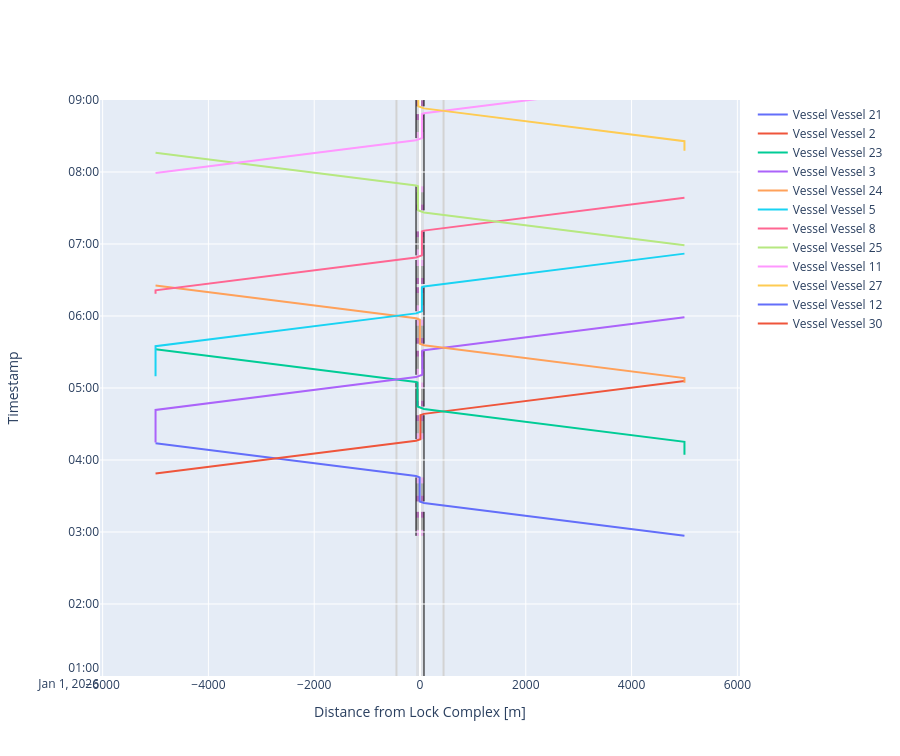

Notebook code for this chart:
### Code cell
# We can plot the time-distance diagram
fig = lock_chamber_II.plot(xlimmin = -6050, 
                           xlimmax = 6050,
                           ylimmin = pd.Timestamp('2026-01-01 01:00:00'),
                           ylimmax = pd.Timestamp('2026-01-01 09:00:00'),
                           method='Plotly')

fig.update_layout(height=cm_to_pixels(20))

### Figure 1 — Plotly figure (JSON) as saved in the notebook; plotly's stock layout.template omitted (floating-point values rounded to 4 significant figures)
{"data": [{"hovertemplate": "Vessel: Vessel 21<br>Distance: %{x:.2f}<br>Time: %{y|%Y-%m-%d %H:%M:%S}<extra></extra>", "line": {"color": "#636EFA", "width": 2}, "mode": "lines", "name": "Vessel Vessel 21", "type": "scatter", "x": [5000.0, 5000.0, 75.0, 75.0, -5.397, -5.397, -5.397, -5.397, -5.397, -5.397, -5.397, -5.397, -75.0, -75.0, -445.0, -5000.0], "xaxis": "x", "y": ["2026-01-01T02:56:48.572846", "2026-01-01T02:56:48.572846", "2026-01-01T03:24:10.239512", "2026-01-01T03:24:10.239512", "2026-01-01T03:25:28.379587", "2026-01-01T03:25:28.379587", "2026-01-01T03:30:28.379587", "2026-01-01T03:30:28.379587", "2026-01-01T03:40:28.379587", "2026-01-01T03:40:28.379587", "2026-01-01T03:45:28.379587", "2026-01-01T03:45:28.379587", "2026-01-01T03:46:36.027849", "2026-01-01T03:46:36.027849", "2026-01-01T03:48:39.361183", "2026-01-01T04:13:57.694516"], "yaxis": "y"}, {"hovertemplate": "Vessel: Vessel 2<br>Distance: %{x:.2f}<br>Time: %{y|%Y-%m-%d %H:%M:%S}<extra></extra>", "line": {"color": "#EF553B", "width": 2}, "mode": "lines", "name": "Vessel Vessel 2", "type": "scatter", "x": [-5000.0, -5000.0, -75.0, -75.0, 6.728, 6.728, 6.728, 6.728, 6.728, 6.728, 6.728, 6.728, 75.0, 75.0, 445.0, 5000.0], "xaxis": "x", "y": ["2026-01-01T03:48:39.775284", "2026-01-01T03:48:39.775284", "2026-01-01T04:16:01.441951", "2026-01-01T04:16:01.441951", "2026-01-01T04:17:20.874903", "2026-01-01T04:17:20.874903", "2026-01-01T04:22:20.874903", "2026-01-01T04:22:20.874903", "2026-01-01T04:32:20.874903", "2026-01-01T04:32:20.874903", "2026-01-01T04:37:20.874903", "2026-01-01T04:37:20.874903", "2026-01-01T04:38:27.230288", "2026-01-01T04:38:27.230288", "2026-01-01T04:40:30.563621", "2026-01-01T05:05:48.896954"], "yaxis": "y"}, {"hovertemplate": "Vessel: Vessel 23<br>Distance: %{x:.2f}<br>Time: %{y|%Y-%m-%d %H:%M:%S}<extra></extra>", "line": {"color": "#00CC96", "width": 2}, "mode": "lines", "name": "Vessel Vessel 23", "type": "scatter", "x": [5000.0, 5000.0, 5000.0, 5000.0, 75.0, 75.0, -47.86, -47.86, -47.86, -47.86, -47.86, -47.86, -47.86, -47.86, -75.0, -75.0, -445.0, -5000.0], "xaxis": "x", "y": ["2026-01-01T04:04:25.399826", "2026-01-01T04:04:25.399826", "2026-01-01T04:15:12.230287", "2026-01-01T04:15:12.230287", "2026-01-01T04:42:33.896954", "2026-01-01T04:42:33.896954", "2026-01-01T04:44:33.306069", "2026-01-01T04:44:33.306069", "2026-01-01T04:49:33.306069", "2026-01-01T04:49:33.306069", "2026-01-01T04:59:33.306069", "2026-01-01T04:59:33.306069", "2026-01-01T05:04:33.306069", "2026-01-01T05:04:33.306069", "2026-01-01T05:04:59.685291", "2026-01-01T05:04:59.685291", "2026-01-01T05:07:03.018624", "2026-01-01T05:32:21.351957"], "yaxis": "y"}, {"hovertemplate": "Vessel: Vessel 3<br>Distance: %{x:.2f}<br>Time: %{y|%Y-%m-%d %H:%M:%S}<extra></extra>", "line": {"color": "#AB63FA", "width": 2}, "mode": "lines", "name": "Vessel Vessel 3", "type": "scatter", "x": [-5000.0, -5000.0, -5000.0, -5000.0, -75.0, -75.0, 43.9, 43.9, 43.9, 43.9, 43.9, 43.9, 43.9, 43.9, 75.0, 75.0, 445.0, 5000.0], "xaxis": "x", "y": ["2026-01-01T04:14:38.398934", "2026-01-01T04:14:38.398934", "2026-01-01T04:41:44.685291", "2026-01-01T04:41:44.685291", "2026-01-01T05:09:06.351957", "2026-01-01T05:09:06.351957", "2026-01-01T05:11:01.915297", "2026-01-01T05:11:01.915297", "2026-01-01T05:16:01.915297", "2026-01-01T05:16:01.915297", "2026-01-01T05:26:01.915297", "2026-01-01T05:26:01.915297", "2026-01-01T05:31:01.915297", "2026-01-01T05:31:01.915297", "2026-01-01T05:31:32.140295", "2026-01-01T05:31:32.140295", "2026-01-01T05:33:35.473628", "2026-01-01T05:58:53.806961"], "yaxis": "y"}, {"hovertemplate": "Vessel: Vessel 24<br>Distance: %{x:.2f}<br>Time: %{y|%Y-%m-%d %H:%M:%S}<extra></extra>", "line": {"color": "#FFA15A", "width": 2}, "mode": "lines", "name": "Vessel Vessel 24", "type": "scatter", "x": [5000.0, 5000.0, 5000.0, 5000.0, 75.0, 75.0, -2.159, -2.159, -2.159, -2.159, -2.159, -2.159, -2.159, -2.159, -75.0, -75.0, -445.0, -5000.0], "xaxis": "x", "y": ["2026-01-01T05:04:22.847493", "2026-01-01T05:04:22.847493", "2026-01-01T05:08:17.140295", "2026-01-01T05:08:17.140295", "2026-01-01T05:35:38.806962", "2026-01-01T05:35:38.806962", "2026-01-01T05:36:53.799240", "2026-01-01T05:36:53.799240", "2026-01-01T05:41:53.799240", "2026-01-01T05:41:53.799240", "2026-01-01T05:51:53.799240", "2026-01-01T05:51:53.799240", "2026-01-01T05:56:53.799240", "2026-01-01T05:56:53.799240", "2026-01-01T05:58:04.595299", "2026-01-01T05:58:04.595299", "2026-01-01T06:00:07.928632", "2026-01-01T06:25:26.261965"], "yaxis": "y"}, {"hovertemplate": "Vessel: Vessel 5<br>Distance: %{x:.2f}<br>Time: %{y|%Y-%m-%d %H:%M:%S}<extra></extra>", "line": {"color": "#19D3F3", "width": 2}, "mode": "lines", "name": "Vessel Vessel 5", "type": "scatter", "x": [-5000.0, -5000.0, -5000.0, -5000.0, -75.0, -75.0, 35.53, 35.53, 35.53, 35.53, 35.53, 35.53, 35.53, 35.53, 75.0, 75.0, 445.0, 5000.0], "xaxis": "x", "y": ["2026-01-01T05:09:41.381390", "2026-01-01T05:09:41.381390", "2026-01-01T05:34:49.595298", "2026-01-01T05:34:49.595298", "2026-01-01T06:02:11.261965", "2026-01-01T06:02:11.261965", "2026-01-01T06:03:58.689996", "2026-01-01T06:03:58.689996", "2026-01-01T06:08:58.689996", "2026-01-01T06:08:58.689996", "2026-01-01T06:18:58.689996", "2026-01-01T06:18:58.689996", "2026-01-01T06:23:58.689996", "2026-01-01T06:23:58.689996", "2026-01-01T06:24:37.050302", "2026-01-01T06:24:37.050302", "2026-01-01T06:26:40.383635", "2026-01-01T06:51:58.716969"], "yaxis": "y"}, {"hovertemplate": "Vessel: Vessel 8<br>Distance: %{x:.2f}<br>Time: %{y|%Y-%m-%d %H:%M:%S}<extra></extra>", "line": {"color": "#FF6692", "width": 2}, "mode": "lines", "name": "Vessel Vessel 8", "type": "scatter", "x": [-5000.0, -5000.0, -5000.0, -5000.0, -75.0, -75.0, 36.08, 36.08, 36.08, 36.08, 36.08, 36.08, 36.08, 36.08, 75.0, 75.0, 445.0, 5000.0], "xaxis": "x", "y": ["2026-01-01T06:18:28.836208", "2026-01-01T06:18:28.836208", "2026-01-01T06:21:22.050303", "2026-01-01T06:21:22.050303", "2026-01-01T06:48:43.716969", "2026-01-01T06:48:43.716969", "2026-01-01T06:50:31.675811", "2026-01-01T06:50:31.675811", "2026-01-01T06:55:31.675811", "2026-01-01T06:55:31.675811", "2026-01-01T07:05:31.675811", "2026-01-01T07:05:31.675811", "2026-01-01T07:10:31.675811", "2026-01-01T07:10:31.675811", "2026-01-01T07:11:09.505307", "2026-01-01T07:11:09.505307", "2026-01-01T07:13:12.838640", "2026-01-01T07:38:31.171973"], "yaxis": "y"}, {"hovertemplate": "Vessel: Vessel 25<br>Distance: %{x:.2f}<br>Time: %{y|%Y-%m-%d %H:%M:%S}<extra></extra>", "line": {"color": "#B6E880", "width": 2}, "mode": "lines", "name": "Vessel Vessel 25", "type": "scatter", "x": [5000.0, 5000.0, 75.0, 75.0, -38.13, -38.13, -38.13, -38.13, -38.13, -38.13, -38.13, -38.13, -75.0, -75.0, -445.0, -5000.0], "xaxis": "x", "y": ["2026-01-01T06:58:53.545411", "2026-01-01T06:58:53.545411", "2026-01-01T07:26:15.212077", "2026-01-01T07:26:15.212077", "2026-01-01T07:28:05.170110", "2026-01-01T07:28:05.170110", "2026-01-01T07:33:05.170110", "2026-01-01T07:33:05.170110", "2026-01-01T07:43:05.170110", "2026-01-01T07:43:05.170110", "2026-01-01T07:48:05.170110", "2026-01-01T07:48:05.170110", "2026-01-01T07:48:41.000414", "2026-01-01T07:48:41.000414", "2026-01-01T07:50:44.333748", "2026-01-01T08:16:02.667081"], "yaxis": "y"}, {"hovertemplate": "Vessel: Vessel 11<br>Distance: %{x:.2f}<br>Time: %{y|%Y-%m-%d %H:%M:%S}<extra></extra>", "line": {"color": "#FF97FF", "width": 2}, "mode": "lines", "name": "Vessel Vessel 11", "type": "scatter", "x": [-5000.0, -5000.0, -75.0, -75.0, 36.14, 36.14, 36.14, 36.14, 36.14, 36.14, 36.14, 36.14, 75.0, 75.0, 445.0, 5000.0], "xaxis": "x", "y": ["2026-01-01T07:59:06.353956", "2026-01-01T07:59:06.353956", "2026-01-01T08:26:28.020622", "2026-01-01T08:26:28.020622", "2026-01-01T08:28:16.038610", "2026-01-01T08:28:16.038610", "2026-01-01T08:33:16.038610", "2026-01-01T08:33:16.038610", "2026-01-01T08:43:16.038610", "2026-01-01T08:43:16.038610", "2026-01-01T08:48:16.038610", "2026-01-01T08:48:16.038610", "2026-01-01T08:48:53.808959", "2026-01-01T08:48:53.808959", "2026-01-01T08:50:57.142293", "2026-01-01T09:16:15.475626"], "yaxis": "y"}, {"hovertemplate": "Vessel: Vessel 27<br>Distance: %{x:.2f}<br>Time: %{y|%Y-%m-%d %H:%M:%S}<extra></extra>", "line": {"color": "#FECB52", "width": 2}, "mode": "lines", "name": "Vessel Vessel 27", "type": "scatter", "x": [5000.0, 5000.0, 5000.0, 5000.0, 75.0, 75.0, -32.18, -32.18, -32.18, -32.18, -32.18, -32.18, -32.18, -32.18, -75.0, -75.0, -445.0, -5000.0], "xaxis": "x", "y": ["2026-01-01T08:17:42.565904", "2026-01-01T08:17:42.565904", "2026-01-01T08:25:38.808959", "2026-01-01T08:25:38.808959", "2026-01-01T08:53:00.475626", "2026-01-01T08:53:00.475626", "2026-01-01T08:54:44.648408", "2026-01-01T08:54:44.648409", "2026-01-01T08:59:44.648409", "2026-01-01T08:59:44.648409", "2026-01-01T09:09:44.648409", "2026-01-01T09:09:44.648409", "2026-01-01T09:14:44.648409", "2026-01-01T09:14:44.648409", "2026-01-01T09:15:26.263963", "2026-01-01T09:15:26.263963", "2026-01-01T09:17:29.597296", "2026-01-01T09:42:47.930629"], "yaxis": "y"}, {"hovertemplate": "Vessel: Vessel 12<br>Distance: %{x:.2f}<br>Time: %{y|%Y-%m-%d %H:%M:%S}<extra></extra>", "line": {"color": "#636EFA", "width": 2}, "mode": "lines", "name": "Vessel Vessel 12", "type": "scatter", "x": [-5000.0, -5000.0, -75.0, -75.0, 8.86, 8.86, 8.86, 8.86, 8.86, 8.86, 8.86, 8.86, 75.0, 75.0, 445.0, 5000.0], "xaxis": "x", "y": ["2026-01-01T09:12:07.119979", "2026-01-01T09:12:07.119979", "2026-01-01T09:39:28.786645", "2026-01-01T09:39:28.786645", "2026-01-01T09:40:50.292410", "2026-01-01T09:40:50.292410", "2026-01-01T09:45:50.292410", "2026-01-01T09:45:50.292410", "2026-01-01T09:55:50.292410", "2026-01-01T09:55:50.292410", "2026-01-01T10:00:50.292410", "2026-01-01T10:00:50.292410", "2026-01-01T10:01:54.574983", "2026-01-01T10:01:54.574983", "2026-01-01T10:03:57.908316", "2026-01-01T10:29:16.241649"], "yaxis": "y"}, {"hovertemplate": "Vessel: Vessel 30<br>Distance: %{x:.2f}<br>Time: %{y|%Y-%m-%d %H:%M:%S}<extra></extra>", "line": {"color": "#EF553B", "width": 2}, "mode": "lines", "name": "Vessel Vessel 30", "type": "scatter", "x": [5000.0, 5000.0, 75.0, 75.0, -10.98, -10.98, -10.98, -10.98, -10.98, -10.98, -10.98, -10.98, -75.0, -75.0, -445.0, -5000.0], "xaxis": "x", "y": ["2026-01-01T10:14:11.646349", "2026-01-01T10:14:11.646349", "2026-01-01T10:41:33.313015", "2026-01-01T10:41:33.313015", "2026-01-01T10:42:56.881112", "2026-01-01T10:42:56.881112", "2026-01-01T10:47:56.881112", "2026-01-01T10:47:56.881112", "2026-01-01T10:57:56.881112", "2026-01-01T10:57:56.881112", "2026-01-01T11:02:56.881112", "2026-01-01T11:02:56.881112", "2026-01-01T11:03:59.101353", "2026-01-01T11:03:59.101353", "2026-01-01T11:06:02.434686", "2026-01-01T11:31:20.768019"], "yaxis": "y"}], "layout": {"height": 756, "shapes": [{"fillcolor": "lightgrey", "layer": "below", "line": {"width": 0}, "name": "Lock Geometry", "opacity": 0.5, "type": "rect", "x0": -75, "x1": 75.0, "y0": "2026-01-01T01:00:00", "y1": "2026-01-01T09:00:00"}, {"fillcolor": "violet", "layer": "below", "line": {"width": 0}, "name": "Lock gate closing", "opacity": 0.5, "type": "rect", "x0": -75, "x1": 75.0, "xref": "x", "y0": "2026-01-01T02:56:48.572846", "y1": "2026-01-01T03:01:48.572846", "yref": "y"}, {"fillcolor": "grey", "layer": "below", "line": {"width": 0}, "name": "Lock levelling", "opacity": 0.5, "type": "rect", "x0": -75, "x1": 75.0, "xref": "x", "y0": "2026-01-01T03:01:48.572846", "y1": "2026-01-01T03:11:48.572846", "yref": "y"}, {"fillcolor": "purple", "layer": "below", "line": {"width": 0}, "name": "Lock gate opening", "opacity": 0.5, "type": "rect", "x0": -75, "x1": 75.0, "xref": "x", "y0": "2026-01-01T03:11:48.572846", "y1": "2026-01-01T03:16:48.572846", "yref": "y"}, {"fillcolor": "purple", "layer": "below", "line": {"width": 0}, "name": "Lock gate closing", "opacity": 0.5, "type": "rect", "x0": -75, "x1": 75.0, "xref": "x", "y0": "2026-01-01T03:25:28.379587", "y1": "2026-01-01T03:30:28.379587", "yref": "y"}, {"fillcolor": "grey", "layer": "below", "line": {"width": 0}, "name": "Lock levelling", "opacity": 0.5, "type": "rect", "x0": -75, "x1": 75.0, "xref": "x", "y0": "2026-01-01T03:30:28.379587", "y1": "2026-01-01T03:40:28.379587", "yref": "y"}, {"fillcolor": "violet", "layer": "below", "line": {"width": 0}, "name": "Lock gate opening", "opacity": 0.5, "type": "rect", "x0": -75, "x1": 75.0, "xref": "x", "y0": "2026-01-01T03:40:28.379587", "y1": "2026-01-01T03:45:28.379587", "yref": "y"}, {"fillcolor": "violet", "layer": "below", "line": {"width": 0}, "name": "Lock gate closing", "opacity": 0.5, "type": "rect", "x0": -75, "x1": 75.0, "xref": "x", "y0": "2026-01-01T04:17:20.874903", "y1": "2026-01-01T04:22:20.874903", "yref": "y"}, {"fillcolor": "grey", "layer": "below", "line": {"width": 0}, "name": "Lock levelling", "opacity": 0.5, "type": "rect", "x0": -75, "x1": 75.0, "xref": "x", "y0": "2026-01-01T04:22:20.874903", "y1": "2026-01-01T04:32:20.874903", "yref": "y"}, {"fillcolor": "purple", "layer": "below", "line": {"width": 0}, "name": "Lock gate opening", "opacity": 0.5, "type": "rect", "x0": -75, "x1": 75.0, "xref": "x", "y0": "2026-01-01T04:32:20.874903", "y1": "2026-01-01T04:37:20.874903", "yref": "y"}, {"fillcolor": "purple", "layer": "below", "line": {"width": 0}, "name": "Lock gate closing", "opacity": 0.5, "type": "rect", "x0": -75, "x1": 75.0, "xref": "x", "y0": "2026-01-01T04:44:33.306069", "y1": "2026-01-01T04:49:33.306069", "yref": "y"}, {"fillcolor": "grey", "layer": "below", "line": {"width": 0}, "name": "Lock levelling", "opacity": 0.5, "type": "rect", "x0": -75, "x1": 75.0, "xref": "x", "y0": "2026-01-01T04:49:33.306069", "y1": "2026-01-01T04:59:33.306069", "yref": "y"}, {"fillcolor": "violet", "layer": "below", "line": {"width": 0}, "name": "Lock gate opening", "opacity": 0.5, "type": "rect", "x0": -75, "x1": 75.0, "xref": "x", "y0": "2026-01-01T04:59:33.306069", "y1": "2026-01-01T05:04:33.306069", "yref": "y"}, {"fillcolor": "violet", "layer": "below", "line": {"width": 0}, "name": "Lock gate closing", "opacity": 0.5, "type": "rect", "x0": -75, "x1": 75.0, "xref": "x", "y0": "2026-01-01T05:11:01.915297", "y1": "2026-01-01T05:16:01.915297", "yref": "y"}, {"fillcolor": "grey", "layer": "below", "line": {"width": 0}, "name": "Lock levelling", "opacity": 0.5, "type": "rect", "x0": -75, "x1": 75.0, "xref": "x", "y0": "2026-01-01T05:16:01.915297", "y1": "2026-01-01T05:26:01.915297", "yref": "y"}, {"fillcolor": "purple", "layer": "below", "line": {"width": 0}, "name": "Lock gate opening", "opacity": 0.5, "type": "rect", "x0": -75, "x1": 75.0, "xref": "x", "y0": "2026-01-01T05:26:01.915297", "y1": "2026-01-01T05:31:01.915297", "yref": "y"}, {"fillcolor": "purple", "layer": "below", "line": {"width": 0}, "name": "Lock gate closing", "opacity": 0.5, "type": "rect", "x0": -75, "x1": 75.0, "xref": "x", "y0": "2026-01-01T05:36:53.799240", "y1": "2026-01-01T05:41:53.799240", "yref": "y"}, {"fillcolor": "grey", "layer": "below", "line": {"width": 0}, "name": "Lock levelling", "opacity": 0.5, "type": "rect", "x0": -75, "x1": 75.0, "xref": "x", "y0": "2026-01-01T05:41:53.799240", "y1": "2026-01-01T05:51:53.799240", "yref": "y"}, {"fillcolor": "violet", "layer": "below", "line": {"width": 0}, "name": "Lock gate opening", "opacity": 0.5, "type": "rect", "x0": -75, "x1": 75.0, "xref": "x", "y0": "2026-01-01T05:51:53.799240", "y1": "2026-01-01T05:56:53.799240", "yref": "y"}, {"fillcolor": "violet", "layer": "below", "line": {"width": 0}, "name": "Lock gate closing", "opacity": 0.5, "type": "rect", "x0": -75, "x1": 75.0, "xref": "x", "y0": "2026-01-01T06:03:58.689996", "y1": "2026-01-01T06:08:58.689996", "yref": "y"}, {"fillcolor": "grey", "layer": "below", "line": {"width": 0}, "name": "Lock levelling", "opacity": 0.5, "type": "rect", "x0": -75, "x1": 75.0, "xref": "x", "y0": "2026-01-01T06:08:58.689996", "y1": "2026-01-01T06:18:58.689996", "yref": "y"}, {"fillcolor": "purple", "layer": "below", "line": {"width": 0}, "name": "Lock gate opening", "opacity": 0.5, "type": "rect", "x0": -75, "x1": 75.0, "xref": "x", "y0": "2026-01-01T06:18:58.689996", "y1": "2026-01-01T06:23:58.689996", "yref": "y"}, {"fillcolor": "purple", "layer": "below", "line": {"width": 0}, "name": "Lock gate closing", "opacity": 0.5, "type": "rect", "x0": -75, "x1": 75.0, "xref": "x", "y0": "2026-01-01T06:26:40.383635", "y1": "2026-01-01T06:31:40.383635", "yref": "y"}, {"fillcolor": "grey", "layer": "below", "line": {"width": 0}, "name": "Lock levelling", "opacity": 0.5, "type": "rect", "x0": -75, "x1": 75.0, "xref": "x", "y0": "2026-01-01T06:31:40.383635", "y1": "2026-01-01T06:41:40.383635", "yref": "y"}, {"fillcolor": "violet", "layer": "below", "line": {"width": 0}, "name": "Lock gate opening", "opacity": 0.5, "type": "rect", "x0": -75, "x1": 75.0, "xref": "x", "y0": "2026-01-01T06:41:40.383635", "y1": "2026-01-01T06:46:40.383635", "yref": "y"}, {"fillcolor": "violet", "layer": "below", "line": {"width": 0}, "name": "Lock gate closing", "opacity": 0.5, "type": "rect", "x0": -75, "x1": 75.0, "xref": "x", "y0": "2026-01-01T06:50:31.675811", "y1": "2026-01-01T06:55:31.675811", "yref": "y"}, {"fillcolor": "grey", "layer": "below", "line": {"width": 0}, "name": "Lock levelling", "opacity": 0.5, "type": "rect", "x0": -75, "x1": 75.0, "xref": "x", "y0": "2026-01-01T06:55:31.675811", "y1": "2026-01-01T07:05:31.675811", "yref": "y"}, {"fillcolor": "purple", "layer": "below", "line": {"width": 0}, "name": "Lock gate opening", "opacity": 0.5, "type": "rect", "x0": -75, "x1": 75.0, "xref": "x", "y0": "2026-01-01T07:05:31.675811", "y1": "2026-01-01T07:10:31.675811", "yref": "y"}, {"fillcolor": "purple", "layer": "below", "line": {"width": 0}, "name": "Lock gate closing", "opacity": 0.5, "type": "rect", "x0": -75, "x1": 75.0, "xref": "x", "y0": "2026-01-01T07:28:05.170110", "y1": "2026-01-01T07:33:05.170110", "yref": "y"}, {"fillcolor": "grey", "layer": "below", "line": {"width": 0}, "name": "Lock levelling", "opacity": 0.5, "type": "rect", "x0": -75, "x1": 75.0, "xref": "x", "y0": "2026-01-01T07:33:05.170110", "y1": "2026-01-01T07:43:05.170110", "yref": "y"}, {"fillcolor": "violet", "layer": "below", "line": {"width": 0}, "name": "Lock gate opening", "opacity": 0.5, "type": "rect", "x0": -75, "x1": 75.0, "xref": "x", "y0": "2026-01-01T07:43:05.170110", "y1": "2026-01-01T07:48:05.170110", "yref": "y"}, {"fillcolor": "violet", "layer": "below", "line": {"width": 0}, "name": "Lock gate closing", "opacity": 0.5, "type": "rect", "x0": -75, "x1": 75.0, "xref": "x", "y0": "2026-01-01T08:28:16.038610", "y1": "2026-01-01T08:33:16.038610", "yref": "y"}, {"fillcolor": "grey", "layer": "below", "line": {"width": 0}, "name": "Lock levelling", "opacity": 0.5, "type": "rect", "x0": -75, "x1": 75.0, "xref": "x", "y0": "2026-01-01T08:33:16.038610", "y1": "2026-01-01T08:43:16.038610", "yref": "y"}, {"fillcolor": "purple", "layer": "below", "line": {"width": 0}, "name": "Lock gate opening", "opacity": 0.5, "type": "rect", "x0": -75, "x1": 75.0, "xref": "x", "y0": "2026-01-01T08:43:16.038610", "y1": "2026-01-01T08:48:16.038610", "yref": "y"}, {"fillcolor": "purple", "layer": "below", "line": {"width": 0}, "name": "Lock gate closing", "opacity": 0.5, "type": "rect", "x0": -75, "x1": 75.0, "xref": "x", "y0": "2026-01-01T08:54:44.648409", "y1": "2026-01-01T08:59:44.648409", "yref": "y"}, {"fillcolor": "grey", "layer": "below", "line": {"width": 0}, "name": "Lock levelling", "opacity": 0.5, "type": "rect", "x0": -75, "x1": 75.0, "xref": "x", "y0": "2026-01-01T08:59:44.648409", "y1": "2026-01-01T09:09:44.648409", "yref": "y"}, {"fillcolor": "violet", "layer": "below", "line": {"width": 0}, "name": "Lock gate opening", "opacity": 0.5, "type": "rect", "x0": -75, "x1": 75.0, "xref": "x", "y0": "2026-01-01T09:09:44.648409", "y1": "2026-01-01T09:14:44.648409", "yref": "y"}, {"fillcolor": "violet", "layer": "below", "line": {"width": 0}, "name": "Lock gate closing", "opacity": 0.5, "type": "rect", "x0": -75, "x1": 75.0, "xref": "x", "y0": "2026-01-01T09:40:50.292410", "y1": "2026-01-01T09:45:50.292410", "yref": "y"}, {"fillcolor": "grey", "layer": "below", "line": {"width": 0}, "name": "Lock levelling", "opacity": 0.5, "type": "rect", "x0": -75, "x1": 75.0, "xref": "x", "y0": "2026-01-01T09:45:50.292410", "y1": "2026-01-01T09:55:50.292410", "yref": "y"}, {"fillcolor": "purple", "layer": "below", "line": {"width": 0}, "name": "Lock gate opening", "opacity": 0.5, "type": "rect", "x0": -75, "x1": 75.0, "xref": "x", "y0": "2026-01-01T09:55:50.292410", "y1": "2026-01-01T10:00:50.292410", "yref": "y"}, {"fillcolor": "purple", "layer": "below", "line": {"width": 0}, "name": "Lock gate closing", "opacity": 0.5, "type": "rect", "x0": -75, "x1": 75.0, "xref": "x", "y0": "2026-01-01T10:42:56.881112", "y1": "2026-01-01T10:47:56.881112", "yref": "y"}, {"fillcolor": "grey", "layer": "below", "line": {"width": 0}, "name": "Lock levelling", "opacity": 0.5, "type": "rect", "x0": -75, "x1": 75.0, "xref": "x", "y0": "2026-01-01T10:47:56.881112", "y1": "2026-01-01T10:57:56.881112", "yref": "y"}, {"fillcolor": "violet", "layer": "below", "line": {"width": 0}, "name": "Lock gate opening", "opacity": 0.5, "type": "rect", "x0": -75, "x1": 75.0, "xref": "x", "y0": "2026-01-01T10:57:56.881112", "y1": "2026-01-01T11:02:56.881112", "yref": "y"}, {"fillcolor": "violet", "layer": "below", "line": {"width": 0}, "name": "Lock gate closing", "opacity": 0.5, "type": "rect", "x0": -75, "x1": 75.0, "xref": "x", "y0": "2026-01-01T11:56:46.373841", "y1": "2026-01-01T12:01:46.373841", "yref": "y"}, {"fillcolor": "grey", "layer": "below", "line": {"width": 0}, "name": "Lock levelling", "opacity": 0.5, "type": "rect", "x0": -75, "x1": 75.0, "xref": "x", "y0": "2026-01-01T12:01:46.373841", "y1": "2026-01-01T12:11:46.373841", "yref": "y"}, {"fillcolor": "purple", "layer": "below", "line": {"width": 0}, "name": "Lock gate opening", "opacity": 0.5, "type": "rect", "x0": -75, "x1": 75.0, "xref": "x", "y0": "2026-01-01T12:11:46.373841", "y1": "2026-01-01T12:16:46.373841", "yref": "y"}, {"fillcolor": "purple", "layer": "below", "line": {"width": 0}, "name": "Lock gate closing", "opacity": 0.5, "type": "rect", "x0": -75, "x1": 75.0, "xref": "x", "y0": "2026-01-01T13:38:51.418148", "y1": "2026-01-01T13:43:51.418148", "yref": "y"}, {"fillcolor": "grey", "layer": "below", "line": {"width": 0}, "name": "Lock levelling", "opacity": 0.5, "type": "rect", "x0": -75, "x1": 75.0, "xref": "x", "y0": "2026-01-01T13:43:51.418148", "y1": "2026-01-01T13:53:51.418148", "yref": "y"}, {"fillcolor": "violet", "layer": "below", "line": {"width": 0}, "name": "Lock gate opening", "opacity": 0.5, "type": "rect", "x0": -75, "x1": 75.0, "xref": "x", "y0": "2026-01-01T13:53:51.418148", "y1": "2026-01-01T13:58:51.418148", "yref": "y"}, {"fillcolor": "violet", "layer": "below", "line": {"width": 0}, "name": "Lock gate closing", "opacity": 0.5, "type": "rect", "x0": -75, "x1": 75.0, "xref": "x", "y0": "2026-01-01T14:05:25.087393", "y1": "2026-01-01T14:10:25.087393", "yref": "y"}, {"fillcolor": "grey", "layer": "below", "line": {"width": 0}, "name": "Lock levelling", "opacity": 0.5, "type": "rect", "x0": -75, "x1": 75.0, "xref": "x", "y0": "2026-01-01T14:10:25.087393", "y1": "2026-01-01T14:20:25.087393", "yref": "y"}, {"fillcolor": "purple", "layer": "below", "line": {"width": 0}, "name": "Lock gate opening", "opacity": 0.5, "type": "rect", "x0": -75, "x1": 75.0, "xref": "x", "y0": "2026-01-01T14:20:25.087393", "y1": "2026-01-01T14:25:25.087393", "yref": "y"}, {"fillcolor": "purple", "layer": "below", "line": {"width": 0}, "name": "Lock gate closing", "opacity": 0.5, "type": "rect", "x0": -75, "x1": 75.0, "xref": "x", "y0": "2026-01-01T14:53:21.029002", "y1": "2026-01-01T14:58:21.029002", "yref": "y"}, {"fillcolor": "grey", "layer": "below", "line": {"width": 0}, "name": "Lock levelling", "opacity": 0.5, "type": "rect", "x0": -75, "x1": 75.0, "xref": "x", "y0": "2026-01-01T14:58:21.029002", "y1": "2026-01-01T15:08:21.029002", "yref": "y"}, {"fillcolor": "violet", "layer": "below", "line": {"width": 0}, "name": "Lock gate opening", "opacity": 0.5, "type": "rect", "x0": -75, "x1": 75.0, "xref": "x", "y0": "2026-01-01T15:08:21.029002", "y1": "2026-01-01T15:13:21.029002", "yref": "y"}, {"fillcolor": "violet", "layer": "below", "line": {"width": 0}, "name": "Lock gate closing", "opacity": 0.5, "type": "rect", "x0": -75, "x1": 75.0, "xref": "x", "y0": "2026-01-01T15:20:58.065478", "y1": "2026-01-01T15:25:58.065478", "yref": "y"}, {"fillcolor": "grey", "layer": "below", "line": {"width": 0}, "name": "Lock levelling", "opacity": 0.5, "type": "rect", "x0": -75, "x1": 75.0, "xref": "x", "y0": "2026-01-01T15:25:58.065478", "y1": "2026-01-01T15:35:58.065478", "yref": "y"}, {"fillcolor": "purple", "layer": "below", "line": {"width": 0}, "name": "Lock gate opening", "opacity": 0.5, "type": "rect", "x0": -75, "x1": 75.0, "xref": "x", "y0": "2026-01-01T15:35:58.065478", "y1": "2026-01-01T15:40:58.065478", "yref": "y"}, {"fillcolor": "purple", "layer": "below", "line": {"width": 0}, "name": "Lock gate closing", "opacity": 0.5, "type": "rect", "x0": -75, "x1": 75.0, "xref": "x", "y0": "2026-01-01T15:49:43.035428", "y1": "2026-01-01T15:54:43.035428", "yref": "y"}, {"fillcolor": "grey", "layer": "below", "line": {"width": 0}, "name": "Lock levelling", "opacity": 0.5, "type": "rect", "x0": -75, "x1": 75.0, "xref": "x", "y0": "2026-01-01T15:54:43.035428", "y1": "2026-01-01T16:04:43.035428", "yref": "y"}, {"fillcolor": "violet", "layer": "below", "line": {"width": 0}, "name": "Lock gate opening", "opacity": 0.5, "type": "rect", "x0": -75, "x1": 75.0, "xref": "x", "y0": "2026-01-01T16:04:43.035428", "y1": "2026-01-01T16:09:43.035428", "yref": "y"}, {"fillcolor": "darkgrey", "layer": "below", "line": {"width": 0}, "name": "Doors closed", "opacity": 0.5, "type": "rect", "x0": -75, "x1": 75.0, "xref": "x", "y0": "2026-01-01T03:01:48.572846", "y1": "2026-01-01T03:11:48.572846", "yref": "y"}, {"fillcolor": "darkgrey", "layer": "below", "line": {"width": 0}, "name": "Doors closed", "opacity": 0.5, "type": "rect", "x0": -75, "x1": 75.0, "xref": "x", "y0": "2026-01-01T03:30:28.379587", "y1": "2026-01-01T03:40:28.379587", "yref": "y"}, {"fillcolor": "darkgrey", "layer": "below", "line": {"width": 0}, "name": "Doors closed", "opacity": 0.5, "type": "rect", "x0": -75, "x1": 75.0, "xref": "x", "y0": "2026-01-01T04:22:20.874903", "y1": "2026-01-01T04:32:20.874903", "yref": "y"}, {"fillcolor": "darkgrey", "layer": "below", "line": {"width": 0}, "name": "Doors closed", "opacity": 0.5, "type": "rect", "x0": -75, "x1": 75.0, "xref": "x", "y0": "2026-01-01T04:49:33.306069", "y1": "2026-01-01T04:59:33.306069", "yref": "y"}, {"fillcolor": "darkgrey", "layer": "below", "line": {"width": 0}, "name": "Doors closed", "opacity": 0.5, "type": "rect", "x0": -75, "x1": 75.0, "xref": "x", "y0": "2026-01-01T05:16:01.915297", "y1": "2026-01-01T05:26:01.915297", "yref": "y"}, {"fillcolor": "darkgrey", "layer": "below", "line": {"width": 0}, "name": "Doors closed", "opacity": 0.5, "type": "rect", "x0": -75, "x1": 75.0, "xref": "x", "y0": "2026-01-01T05:41:53.799240", "y1": "2026-01-01T05:51:53.799240", "yref": "y"}, {"fillcolor": "darkgrey", "layer": "below", "line": {"width": 0}, "name": "Doors closed", "opacity": 0.5, "type": "rect", "x0": -75, "x1": 75.0, "xref": "x", "y0": "2026-01-01T06:08:58.689996", "y1": "2026-01-01T06:18:58.689996", "yref": "y"}, {"fillcolor": "darkgrey", "layer": "below", "line": {"width": 0}, "name": "Doors closed", "opacity": 0.5, "type": "rect", "x0": -75, "x1": 75.0, "xref": "x", "y0": "2026-01-01T06:31:40.383635", "y1": "2026-01-01T06:41:40.383635", "yref": "y"}, {"fillcolor": "darkgrey", "layer": "below", "line": {"width": 0}, "name": "Doors closed", "opacity": 0.5, "type": "rect", "x0": -75, "x1": 75.0, "xref": "x", "y0": "2026-01-01T06:55:31.675811", "y1": "2026-01-01T07:05:31.675811", "yref": "y"}, {"fillcolor": "darkgrey", "layer": "below", "line": {"width": 0}, "name": "Doors closed", "opacity": 0.5, "type": "rect", "x0": -75, "x1": 75.0, "xref": "x", "y0": "2026-01-01T07:33:05.170110", "y1": "2026-01-01T07:43:05.170110", "yref": "y"}, {"fillcolor": "darkgrey", "layer": "below", "line": {"width": 0}, "name": "Doors closed", "opacity": 0.5, "type": "rect", "x0": -75, "x1": 75.0, "xref": "x", "y0": "2026-01-01T08:33:16.038610", "y1": "2026-01-01T08:33:16.038610", "yref": "y"}, {"fillcolor": "darkgrey", "layer": "below", "line": {"width": 0}, "name": "Doors closed", "opacity": 0.5, "type": "rect", "x0": -75, "x1": 75.0, "xref": "x", "y0": "2026-01-01T09:00:00", "y1": "2026-01-01T09:09:44.648409", "yref": "y"}, {"fillcolor": "darkgrey", "layer": "below", "line": {"width": 0}, "name": "Doors closed", "opacity": 0.5, "type": "rect", "x0": -75, "x1": 75.0, "xref": "x", "y0": "2026-01-01T09:45:50.292410", "y1": "2026-01-01T09:55:50.292410", "yref": "y"}, {"fillcolor": "darkgrey", "layer": "below", "line": {"width": 0}, "name": "Doors closed", "opacity": 0.5, "type": "rect", "x0": -75, "x1": 75.0, "xref": "x", "y0": "2026-01-01T10:47:56.881112", "y1": "2026-01-01T10:57:56.881112", "yref": "y"}, {"fillcolor": "darkgrey", "layer": "below", "line": {"width": 0}, "name": "Doors closed", "opacity": 0.5, "type": "rect", "x0": -75, "x1": 75.0, "xref": "x", "y0": "2026-01-01T12:01:46.373841", "y1": "2026-01-01T12:11:46.373841", "yref": "y"}, {"fillcolor": "darkgrey", "layer": "below", "line": {"width": 0}, "name": "Doors closed", "opacity": 0.5, "type": "rect", "x0": -75, "x1": 75.0, "xref": "x", "y0": "2026-01-01T13:43:51.418148", "y1": "2026-01-01T13:53:51.418148", "yref": "y"}, {"fillcolor": "darkgrey", "layer": "below", "line": {"width": 0}, "name": "Doors closed", "opacity": 0.5, "type": "rect", "x0": -75, "x1": 75.0, "xref": "x", "y0": "2026-01-01T14:10:25.087393", "y1": "2026-01-01T14:20:25.087393", "yref": "y"}, {"fillcolor": "darkgrey", "layer": "below", "line": {"width": 0}, "name": "Doors closed", "opacity": 0.5, "type": "rect", "x0": -75, "x1": 75.0, "xref": "x", "y0": "2026-01-01T14:58:21.029002", "y1": "2026-01-01T15:08:21.029002", "yref": "y"}, {"fillcolor": "darkgrey", "layer": "below", "line": {"width": 0}, "name": "Doors closed", "opacity": 0.5, "type": "rect", "x0": -75, "x1": 75.0, "xref": "x", "y0": "2026-01-01T15:25:58.065478", "y1": "2026-01-01T15:35:58.065478", "yref": "y"}, {"fillcolor": "darkgrey", "layer": "below", "line": {"width": 0}, "name": "Doors closed", "opacity": 0.5, "type": "rect", "x0": -75, "x1": 75.0, "xref": "x", "y0": "2026-01-01T15:54:43.035428", "y1": "2026-01-01T16:04:43.035428", "yref": "y"}, {"fillcolor": "black", "layer": "below", "line": {"color": "black"}, "opacity": 0.5, "type": "line", "x0": -75, "x1": -75, "xref": "x", "y0": "2026-01-01T02:56:48.572846", "y1": "2026-01-01T03:45:28.379587", "yref": "y"}, {"fillcolor": "black", "layer": "below", "line": {"color": "black"}, "opacity": 0.5, "type": "line", "x0": -75, "x1": -75, "xref": "x", "y0": "2026-01-01T04:17:20.874903", "y1": "2026-01-01T05:04:33.306069", "yref": "y"}, {"fillcolor": "black", "layer": "below", "line": {"color": "black"}, "opacity": 0.5, "type": "line", "x0": -75, "x1": -75, "xref": "x", "y0": "2026-01-01T05:11:01.915297", "y1": "2026-01-01T05:56:53.799240", "yref": "y"}, {"fillcolor": "black", "layer": "below", "line": {"color": "black"}, "opacity": 0.5, "type": "line", "x0": -75, "x1": -75, "xref": "x", "y0": "2026-01-01T06:03:58.689996", "y1": "2026-01-01T06:46:40.383635", "yref": "y"}, {"fillcolor": "black", "layer": "below", "line": {"color": "black"}, "opacity": 0.5, "type": "line", "x0": -75, "x1": -75, "xref": "x", "y0": "2026-01-01T06:50:31.675811", "y1": "2026-01-01T07:48:05.170110", "yref": "y"}, {"fillcolor": "black", "layer": "below", "line": {"color": "black"}, "opacity": 0.5, "type": "line", "x0": -75, "x1": -75, "xref": "x", "y0": "2026-01-01T08:28:16.038610", "y1": "2026-01-01T09:14:44.648409", "yref": "y"}, {"fillcolor": "black", "layer": "below", "line": {"color": "black"}, "opacity": 0.5, "type": "line", "x0": -75, "x1": -75, "xref": "x", "y0": "2026-01-01T09:40:50.292410", "y1": "2026-01-01T11:02:56.881112", "yref": "y"}, {"fillcolor": "black", "layer": "below", "line": {"color": "black"}, "opacity": 0.5, "type": "line", "x0": -75, "x1": -75, "xref": "x", "y0": "2026-01-01T11:56:46.373841", "y1": "2026-01-01T13:58:51.418148", "yref": "y"}, {"fillcolor": "black", "layer": "below", "line": {"color": "black"}, "opacity": 0.5, "type": "line", "x0": -75, "x1": -75, "xref": "x", "y0": "2026-01-01T14:05:25.087393", "y1": "2026-01-01T15:13:21.029002", "yref": "y"}, {"fillcolor": "black", "layer": "below", "line": {"color": "black"}, "opacity": 0.5, "type": "line", "x0": -75, "x1": -75, "xref": "x", "y0": "2026-01-01T15:20:58.065478", "y1": "2026-01-01T16:09:43.035428", "yref": "y"}, {"fillcolor": "black", "layer": "below", "line": {"color": "black"}, "opacity": 0.5, "type": "line", "x0": 75.0, "x1": 75.0, "xref": "x", "y0": "2026-01-01T01:00:00", "y1": "2026-01-01T03:16:48.572846", "yref": "y"}, {"fillcolor": "black", "layer": "below", "line": {"color": "black"}, "opacity": 0.5, "type": "line", "x0": 75.0, "x1": 75.0, "xref": "x", "y0": "2026-01-01T03:25:28.379587", "y1": "2026-01-01T04:37:20.874903", "yref": "y"}, {"fillcolor": "black", "layer": "below", "line": {"color": "black"}, "opacity": 0.5, "type": "line", "x0": 75.0, "x1": 75.0, "xref": "x", "y0": "2026-01-01T04:44:33.306069", "y1": "2026-01-01T05:31:01.915297", "yref": "y"}, {"fillcolor": "black", "layer": "below", "line": {"color": "black"}, "opacity": 0.5, "type": "line", "x0": 75.0, "x1": 75.0, "xref": "x", "y0": "2026-01-01T05:36:53.799240", "y1": "2026-01-01T06:23:58.689996", "yref": "y"}, {"fillcolor": "black", "layer": "below", "line": {"color": "black"}, "opacity": 0.5, "type": "line", "x0": 75.0, "x1": 75.0, "xref": "x", "y0": "2026-01-01T06:26:40.383635", "y1": "2026-01-01T07:10:31.675811", "yref": "y"}, {"fillcolor": "black", "layer": "below", "line": {"color": "black"}, "opacity": 0.5, "type": "line", "x0": 75.0, "x1": 75.0, "xref": "x", "y0": "2026-01-01T07:28:05.170110", "y1": "2026-01-01T08:48:16.038610", "yref": "y"}, {"fillcolor": "black", "layer": "below", "line": {"color": "black"}, "opacity": 0.5, "type": "line", "x0": 75.0, "x1": 75.0, "xref": "x", "y0": "2026-01-01T08:54:44.648409", "y1": "2026-01-01T10:00:50.292410", "yref": "y"}, {"fillcolor": "black", "layer": "below", "line": {"color": "black"}, "opacity": 0.5, "type": "line", "x0": 75.0, "x1": 75.0, "xref": "x", "y0": "2026-01-01T10:42:56.881112", "y1": "2026-01-01T12:16:46.373841", "yref": "y"}, {"fillcolor": "black", "layer": "below", "line": {"color": "black"}, "opacity": 0.5, "type": "line", "x0": 75.0, "x1": 75.0, "xref": "x", "y0": "2026-01-01T13:38:51.418148", "y1": "2026-01-01T14:25:25.087393", "yref": "y"}, {"fillcolor": "black", "layer": "below", "line": {"color": "black"}, "opacity": 0.5, "type": "line", "x0": 75.0, "x1": 75.0, "xref": "x", "y0": "2026-01-01T14:53:21.029002", "y1": "2026-01-01T15:40:58.065478", "yref": "y"}, {"fillcolor": "black", "layer": "below", "line": {"color": "black"}, "opacity": 0.5, "type": "line", "x0": 75.0, "x1": 75.0, "xref": "x", "y0": "2026-01-01T15:49:43.035428", "y1": "2026-01-01T09:00:00", "yref": "y"}, {"layer": "below", "line": {"color": "lightgrey"}, "type": "line", "x0": -445, "x1": -445, "xref": "x", "y0": 0, "y1": 1, "yref": "y domain"}, {"layer": "below", "line": {"color": "lightgrey"}, "type": "line", "x0": 445, "x1": 445, "xref": "x", "y0": 0, "y1": 1, "yref": "y domain"}], "showlegend": true, "xaxis": {"anchor": "y", "domain": [0, 1], "range": [-6050, 6050], "title": {"text": "Distance from Lock Complex [m]"}}, "yaxis": {"anchor": "x", "domain": [0, 1], "range": ["2026-01-01T01:00:00", "2026-01-01T09:00:00"], "title": {"text": "Timestamp"}}}}
